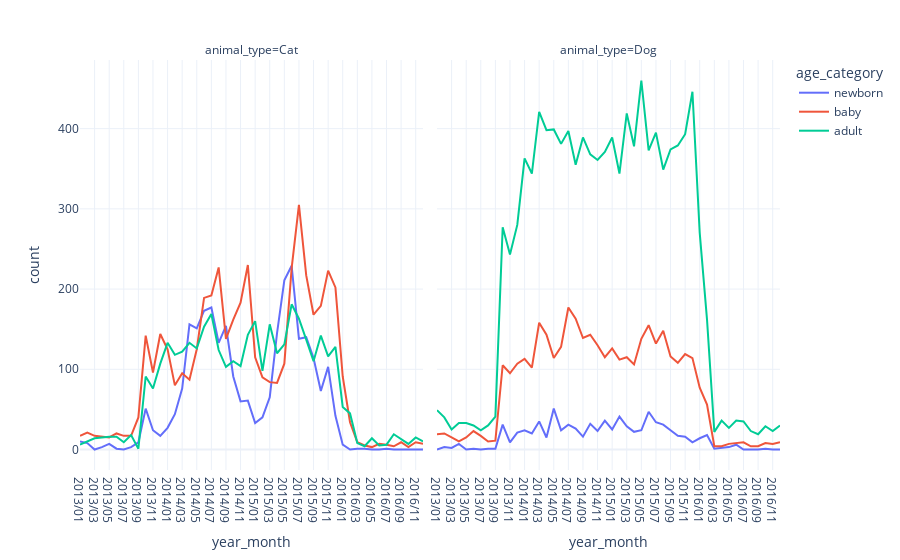

Notebook code for this chart:
### Markdown cell above
Most sheltered animals are young, especially the cats.

### Code cell
df_animals_date = df_train.groupby(['year_month', 'animal_type', 'age_category']).size().reset_index(name = 'count')
px.line(df_animals_date, x = 'year_month', y = 'count', color = 'age_category', facet_col = 'animal_type')

### Figure 1 — Plotly figure (JSON) as saved in the notebook; plotly's stock layout.template omitted (floating-point values rounded to 4 significant figures)
{"data": [{"hovertemplate": "age_category=newborn<br>animal_type=Cat<br>year_month=%{x}<br>count=%{y}<extra></extra>", "legendgroup": "newborn", "line": {"color": "#636efa", "dash": "solid"}, "marker": {"symbol": "circle"}, "mode": "lines", "name": "newborn", "orientation": "v", "showlegend": true, "type": "scatter", "x": ["2013/01", "2013/02", "2013/03", "2013/04", "2013/05", "2013/06", "2013/07", "2013/08", "2013/09", "2013/10", "2013/11", "2013/12", "2014/01", "2014/02", "2014/03", "2014/04", "2014/05", "2014/06", "2014/07", "2014/08", "2014/09", "2014/10", "2014/11", "2014/12", "2015/01", "2015/02", "2015/03", "2015/04", "2015/05", "2015/06", "2015/07", "2015/08", "2015/09", "2015/10", "2015/11", "2015/12", "2016/01", "2016/02", "2016/03", "2016/04", "2016/05", "2016/06", "2016/07", "2016/08", "2016/09", "2016/10", "2016/11", "2016/12"], "xaxis": "x", "y": [10, 8, 0, 3, 7, 1, 0, 3, 9, 51, 24, 17, 27, 44, 76, 156, 151, 173, 177, 133, 154, 91, 60, 61, 33, 40, 65, 145, 211, 229, 138, 140, 114, 73, 103, 42, 6, 0, 1, 1, 0, 0, 1, 0, 0, 0, 0, 0], "yaxis": "y"}, {"hovertemplate": "age_category=newborn<br>animal_type=Dog<br>year_month=%{x}<br>count=%{y}<extra></extra>", "legendgroup": "newborn", "line": {"color": "#636efa", "dash": "solid"}, "marker": {"symbol": "circle"}, "mode": "lines", "name": "newborn", "orientation": "v", "showlegend": false, "type": "scatter", "x": ["2013/01", "2013/02", "2013/03", "2013/04", "2013/05", "2013/06", "2013/07", "2013/08", "2013/09", "2013/10", "2013/11", "2013/12", "2014/01", "2014/02", "2014/03", "2014/04", "2014/05", "2014/06", "2014/07", "2014/08", "2014/09", "2014/10", "2014/11", "2014/12", "2015/01", "2015/02", "2015/03", "2015/04", "2015/05", "2015/06", "2015/07", "2015/08", "2015/09", "2015/10", "2015/11", "2015/12", "2016/01", "2016/02", "2016/03", "2016/04", "2016/05", "2016/06", "2016/07", "2016/08", "2016/09", "2016/10", "2016/11", "2016/12"], "xaxis": "x2", "y": [0, 3, 2, 7, 0, 1, 0, 1, 1, 31, 9, 21, 24, 20, 35, 15, 51, 24, 31, 26, 16, 32, 23, 36, 25, 41, 29, 22, 24, 47, 34, 31, 24, 17, 16, 9, 14, 18, 1, 2, 3, 6, 0, 0, 0, 1, 0, 0], "yaxis": "y2"}, {"hovertemplate": "age_category=baby<br>animal_type=Cat<br>year_month=%{x}<br>count=%{y}<extra></extra>", "legendgroup": "baby", "line": {"color": "#EF553B", "dash": "solid"}, "marker": {"symbol": "circle"}, "mode": "lines", "name": "baby", "orientation": "v", "showlegend": true, "type": "scatter", "x": ["2013/01", "2013/02", "2013/03", "2013/04", "2013/05", "2013/06", "2013/07", "2013/08", "2013/09", "2013/10", "2013/11", "2013/12", "2014/01", "2014/02", "2014/03", "2014/04", "2014/05", "2014/06", "2014/07", "2014/08", "2014/09", "2014/10", "2014/11", "2014/12", "2015/01", "2015/02", "2015/03", "2015/04", "2015/05", "2015/06", "2015/07", "2015/08", "2015/09", "2015/10", "2015/11", "2015/12", "2016/01", "2016/02", "2016/03", "2016/04", "2016/05", "2016/06", "2016/07", "2016/08", "2016/09", "2016/10", "2016/11", "2016/12"], "xaxis": "x", "y": [17, 21, 17, 16, 15, 20, 17, 17, 40, 142, 96, 144, 125, 80, 95, 87, 125, 189, 192, 227, 138, 162, 183, 230, 115, 90, 84, 83, 107, 226, 305, 217, 168, 179, 223, 202, 91, 34, 9, 5, 3, 7, 6, 4, 9, 3, 9, 7], "yaxis": "y"}, {"hovertemplate": "age_category=baby<br>animal_type=Dog<br>year_month=%{x}<br>count=%{y}<extra></extra>", "legendgroup": "baby", "line": {"color": "#EF553B", "dash": "solid"}, "marker": {"symbol": "circle"}, "mode": "lines", "name": "baby", "orientation": "v", "showlegend": false, "type": "scatter", "x": ["2013/01", "2013/02", "2013/03", "2013/04", "2013/05", "2013/06", "2013/07", "2013/08", "2013/09", "2013/10", "2013/11", "2013/12", "2014/01", "2014/02", "2014/03", "2014/04", "2014/05", "2014/06", "2014/07", "2014/08", "2014/09", "2014/10", "2014/11", "2014/12", "2015/01", "2015/02", "2015/03", "2015/04", "2015/05", "2015/06", "2015/07", "2015/08", "2015/09", "2015/10", "2015/11", "2015/12", "2016/01", "2016/02", "2016/03", "2016/04", "2016/05", "2016/06", "2016/07", "2016/08", "2016/09", "2016/10", "2016/11", "2016/12"], "xaxis": "x2", "y": [19, 20, 15, 10, 15, 23, 17, 10, 11, 105, 95, 107, 113, 102, 158, 143, 114, 128, 177, 163, 139, 143, 130, 115, 126, 112, 115, 106, 138, 155, 132, 148, 116, 108, 119, 114, 77, 56, 4, 4, 7, 8, 9, 4, 4, 8, 7, 9], "yaxis": "y2"}, {"hovertemplate": "age_category=adult<br>animal_type=Cat<br>year_month=%{x}<br>count=%{y}<extra></extra>", "legendgroup": "adult", "line": {"color": "#00cc96", "dash": "solid"}, "marker": {"symbol": "circle"}, "mode": "lines", "name": "adult", "orientation": "v", "showlegend": true, "type": "scatter", "x": ["2013/01", "2013/02", "2013/03", "2013/04", "2013/05", "2013/06", "2013/07", "2013/08", "2013/09", "2013/10", "2013/11", "2013/12", "2014/01", "2014/02", "2014/03", "2014/04", "2014/05", "2014/06", "2014/07", "2014/08", "2014/09", "2014/10", "2014/11", "2014/12", "2015/01", "2015/02", "2015/03", "2015/04", "2015/05", "2015/06", "2015/07", "2015/08", "2015/09", "2015/10", "2015/11", "2015/12", "2016/01", "2016/02", "2016/03", "2016/04", "2016/05", "2016/06", "2016/07", "2016/08", "2016/09", "2016/10", "2016/11", "2016/12"], "xaxis": "x", "y": [6, 10, 14, 15, 16, 16, 9, 18, 1, 91, 76, 107, 133, 118, 122, 133, 126, 153, 169, 124, 103, 110, 104, 143, 160, 98, 156, 120, 131, 181, 163, 137, 110, 142, 116, 128, 53, 45, 8, 4, 14, 5, 6, 19, 13, 7, 15, 10], "yaxis": "y"}, {"hovertemplate": "age_category=adult<br>animal_type=Dog<br>year_month=%{x}<br>count=%{y}<extra></extra>", "legendgroup": "adult", "line": {"color": "#00cc96", "dash": "solid"}, "marker": {"symbol": "circle"}, "mode": "lines", "name": "adult", "orientation": "v", "showlegend": false, "type": "scatter", "x": ["2013/01", "2013/02", "2013/03", "2013/04", "2013/05", "2013/06", "2013/07", "2013/08", "2013/09", "2013/10", "2013/11", "2013/12", "2014/01", "2014/02", "2014/03", "2014/04", "2014/05", "2014/06", "2014/07", "2014/08", "2014/09", "2014/10", "2014/11", "2014/12", "2015/01", "2015/02", "2015/03", "2015/04", "2015/05", "2015/06", "2015/07", "2015/08", "2015/09", "2015/10", "2015/11", "2015/12", "2016/01", "2016/02", "2016/03", "2016/04", "2016/05", "2016/06", "2016/07", "2016/08", "2016/09", "2016/10", "2016/11", "2016/12"], "xaxis": "x2", "y": [49, 40, 25, 33, 33, 30, 24, 30, 41, 277, 243, 280, 363, 344, 421, 398, 399, 381, 397, 355, 389, 368, 361, 371, 389, 344, 419, 378, 460, 373, 395, 349, 374, 379, 393, 446, 270, 162, 22, 36, 27, 36, 35, 23, 19, 29, 23, 30], "yaxis": "y2"}], "layout": {"annotations": [{"font": {}, "showarrow": false, "text": "animal_type=Cat", "x": 0.245, "xanchor": "center", "xref": "paper", "y": 1, "yanchor": "bottom", "yref": "paper"}, {"font": {}, "showarrow": false, "text": "animal_type=Dog", "x": 0.755, "xanchor": "center", "xref": "paper", "y": 1, "yanchor": "bottom", "yref": "paper"}], "legend": {"title": {"text": "age_category"}, "tracegroupgap": 0}, "margin": {"t": 60}, "xaxis": {"anchor": "y", "domain": [0, 0.49], "title": {"text": "year_month"}}, "xaxis2": {"anchor": "y2", "domain": [0.51, 1], "matches": "x", "title": {"text": "year_month"}}, "yaxis": {"anchor": "x", "domain": [0, 1], "title": {"text": "count"}}, "yaxis2": {"anchor": "x2", "domain": [0, 1], "matches": "y", "showticklabels": false}}}
